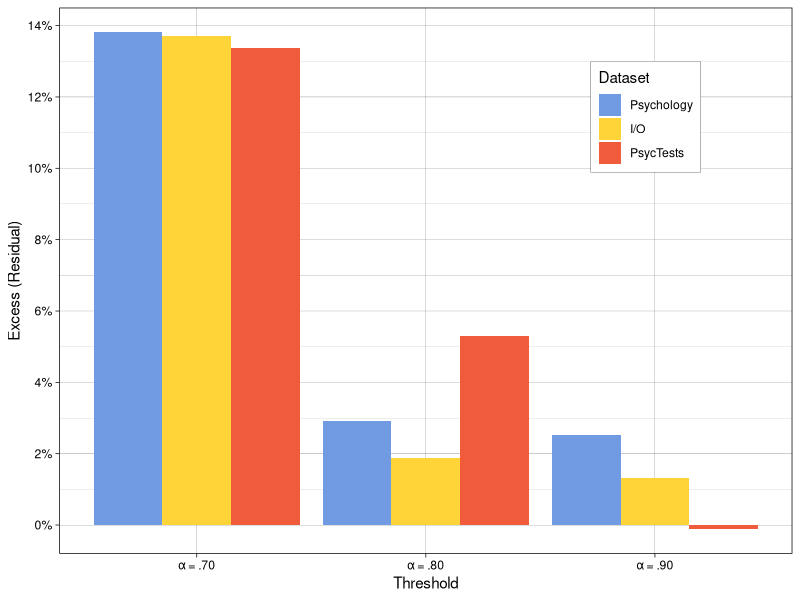
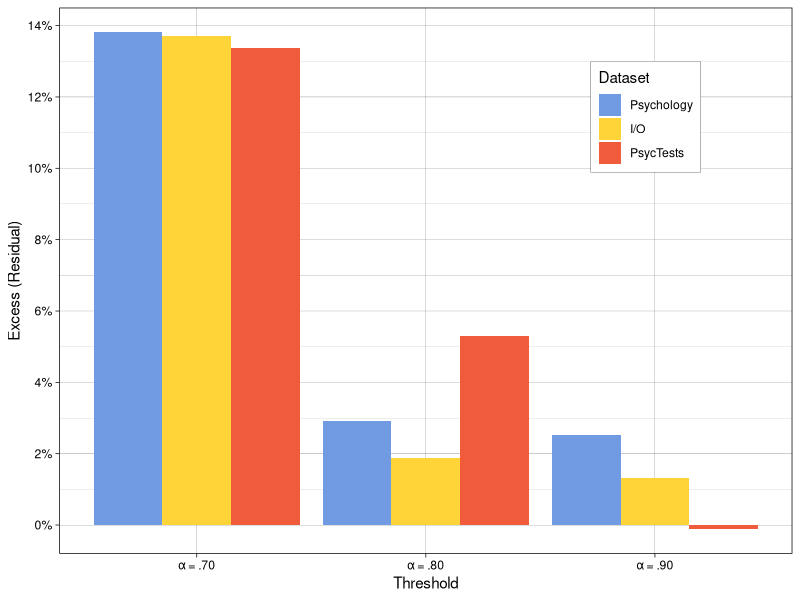
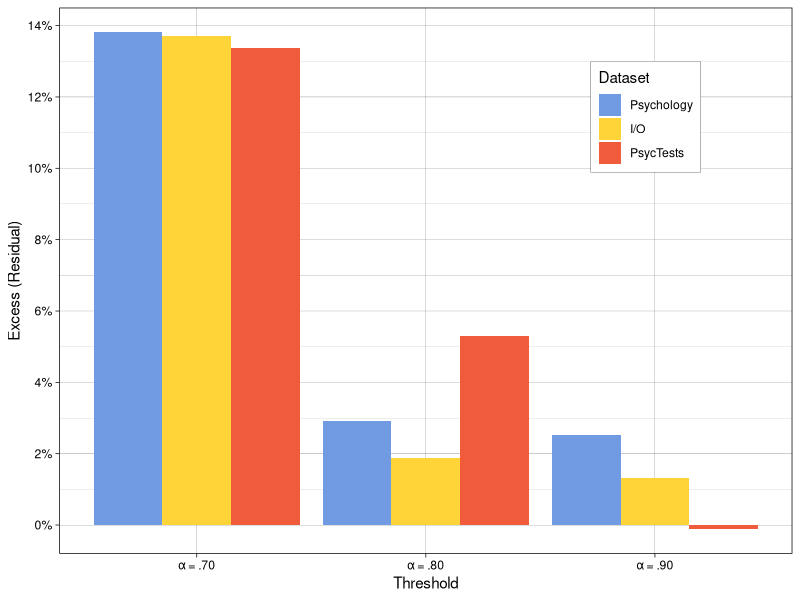

Reproduce these figures in R, in order.
## ---- chunk 1

knitr::opts_chunk$set(message = FALSE, 
                      warning = FALSE)

## ---- chunk 2

library(tidyverse)
library(scales)

dat <- bind_rows(
  read_csv("plots/residuals_psychology.csv") |>
    filter(alpha %in% c(.70, .80, .90)) |>
    mutate(Dataset = "Psychology"),
  read_csv("plots/residuals_io.csv") |>
    filter(alpha %in% c(.70, .80, .90)) |>
    mutate(Dataset = "I/O"),
  read_csv("plots/residuals_psyctests.csv") |>
    filter(alpha %in% c(.70, .80, .90)) |>
    mutate(Dataset = "PsycTests")
) |>
  rename(Threshold = alpha,
         Excess = inflation) |>
  mutate(Dataset = fct_relevel(Dataset, "Psychology", "I/O", "PsycTests"),
         Threshold = as.factor(Threshold))

custom_labels <- c("0.7" = "α = .70", 
                   "0.8" = "α = .80", 
                   "0.9" = "α = .90")

plot_combined_excesses <- 
  ggplot(dat, aes(Threshold, Excess, fill = Dataset)) +
  geom_bar(stat = "identity", position = "dodge") +
  scale_fill_manual(values = c("#709AE1FF", "#FED439FF", "#F05C3BFF", "#8A9197FF", "#075149FF")) +
  theme_linedraw() +
  theme(legend.position = c(.80, .8),
        legend.background = element_rect(color = "black", size = 0.1)) +
  scale_y_continuous(labels = label_percent(),
                     breaks = breaks_pretty(n = 6), 
                     name = "Excess (Residual)") +
  scale_x_discrete(labels = custom_labels) # custom x-axis labels

plot_combined_excesses

ggsave("plots/p_combined_excesses.pdf",
       plot = plot_combined_excesses,
       device = cairo_pdf,
       width = 5,
       height = 4.5,
       units = "in")

ggsave("plots/p_combined_excesses.png",
       plot = plot_combined_excesses,
       device = png,
       width = 5,
       height = 4.5,
       dpi = 600,
       units = "in")

